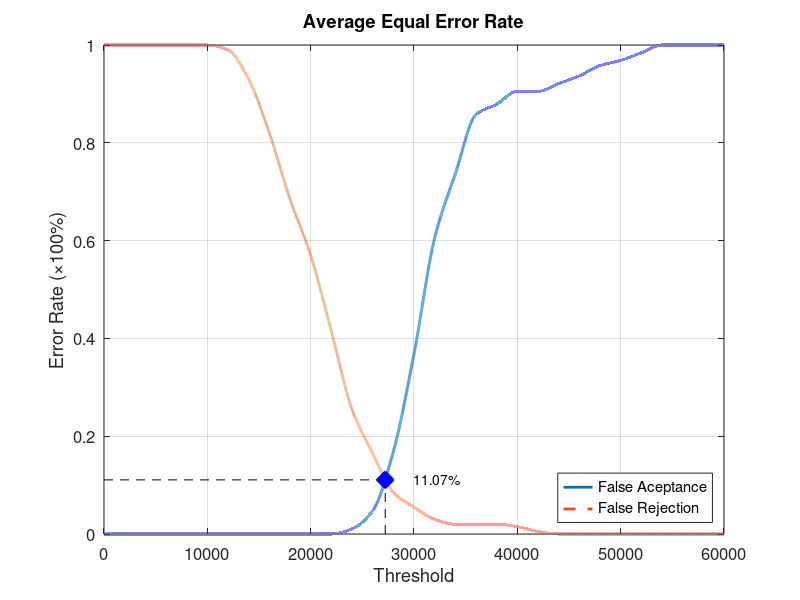
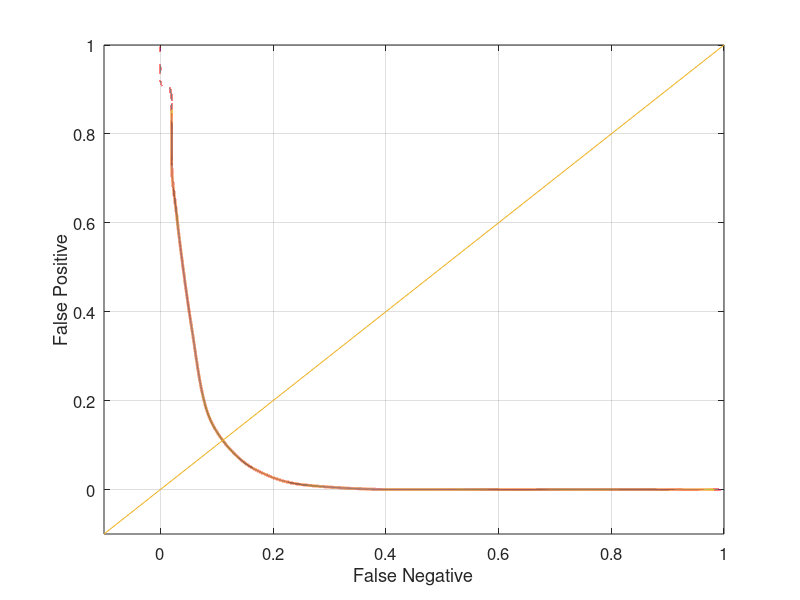

MATLAB code to generate these figures, in order:
function yEER = Database3_2
close all;
clear;
clc;
x = 0:2000:60000;
xq = 0:0.5:60000;

y0 = [0 0 0 0 0 0 0 0 0 0 0 0 0.0105263 0.0473684 0.168421 0.368421 0.605263 0.736842 0.857895 0.878947 0.905263 0.905263 0.921053 0.936842 0.957895 0.968421 0.984211 1 1 1 1];
yy0 = interp1(x, y0, xq, 'pchip');
y1 = [1 1 1 1 1 1 0.99 0.93 0.82 0.685 0.57 0.415 0.255 0.165 0.085 0.055 0.03 0.02 0.02 0.02 0.015 0.005 0 0 0 0 0 0 0 0 0];
yy1 = interp1(x, y1, xq, 'pchip');

% Calculating EER: 
y2 = abs(y0 - y1);
find(y2 == min(y2))
yy2 = abs(yy0 - yy1);
xEER = find(yy2 == min(yy2));
xEERIndex = xq(xEER) % X-axis EER
yEER = yy0(xEER) % Y-axis EER

main = figure
plot(xq, yy0,'-','LineWidth', 2);	hold on
plot(xq, yy1,'--','LineWidth', 2);	hold on
plot([xEERIndex xEERIndex], [0 yEER], 'k--');	hold on
plot([0 xEERIndex], [yEER yEER], 'k--');	hold on
plot(xEERIndex, yEER, 'bx', 'LineWidth', 10);	hold on
text(xEERIndex + 10 * xEERIndex / 100, yEER, [num2str(round((10000 * yEER)) / 100) '%'])
legend('False Aceptance', 'False Rejection', 'Location', 'SouthEast')
xlabel('Threshold')
ylabel('Error Rate (\times100%)')
title('Average Equal Error Rate')
set(gca, 'FontSize', 12)
axis([0 60000 0 1])
grid on

print(main, 'Database3_2Main', '-dpng');
FNRxFPR = figure('Color', [1 1 1]);
plot(yy1, yy0, '-', yy1, yy0, 'LineWidth', 2);
hold on
y = -0.1:0.1:1
plot(y, y); 
set(gca, 'FontSize', 12)
xlabel('False Negative')
ylabel('False Positive')
axis([-0.1 1 -0.1 1])
set(gca, 'FontSize', 12)
grid on

print(FNRxFPR, 'Database3_2FNRxFPR','-dpng');
end
